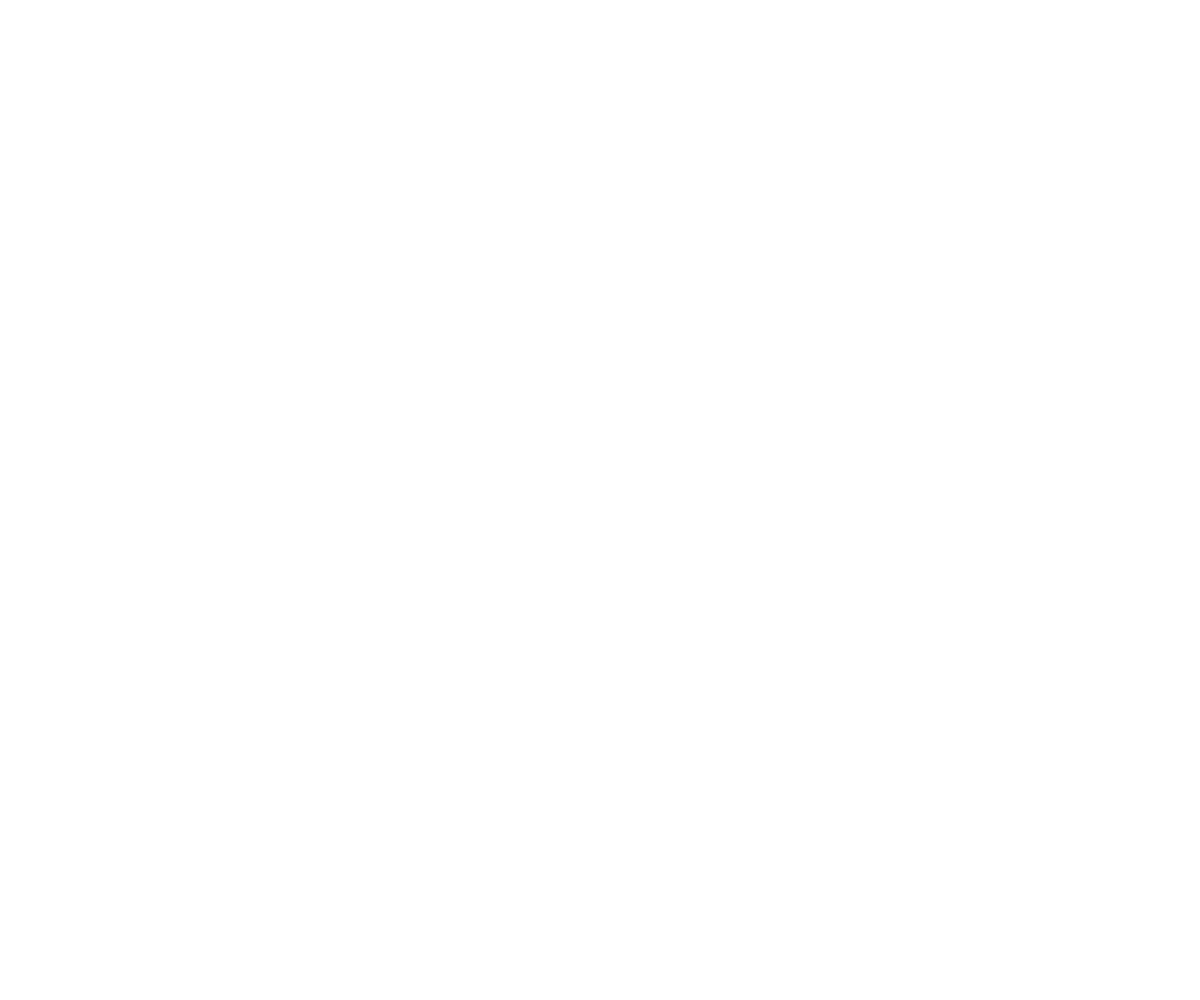
Frame 1 (no input)
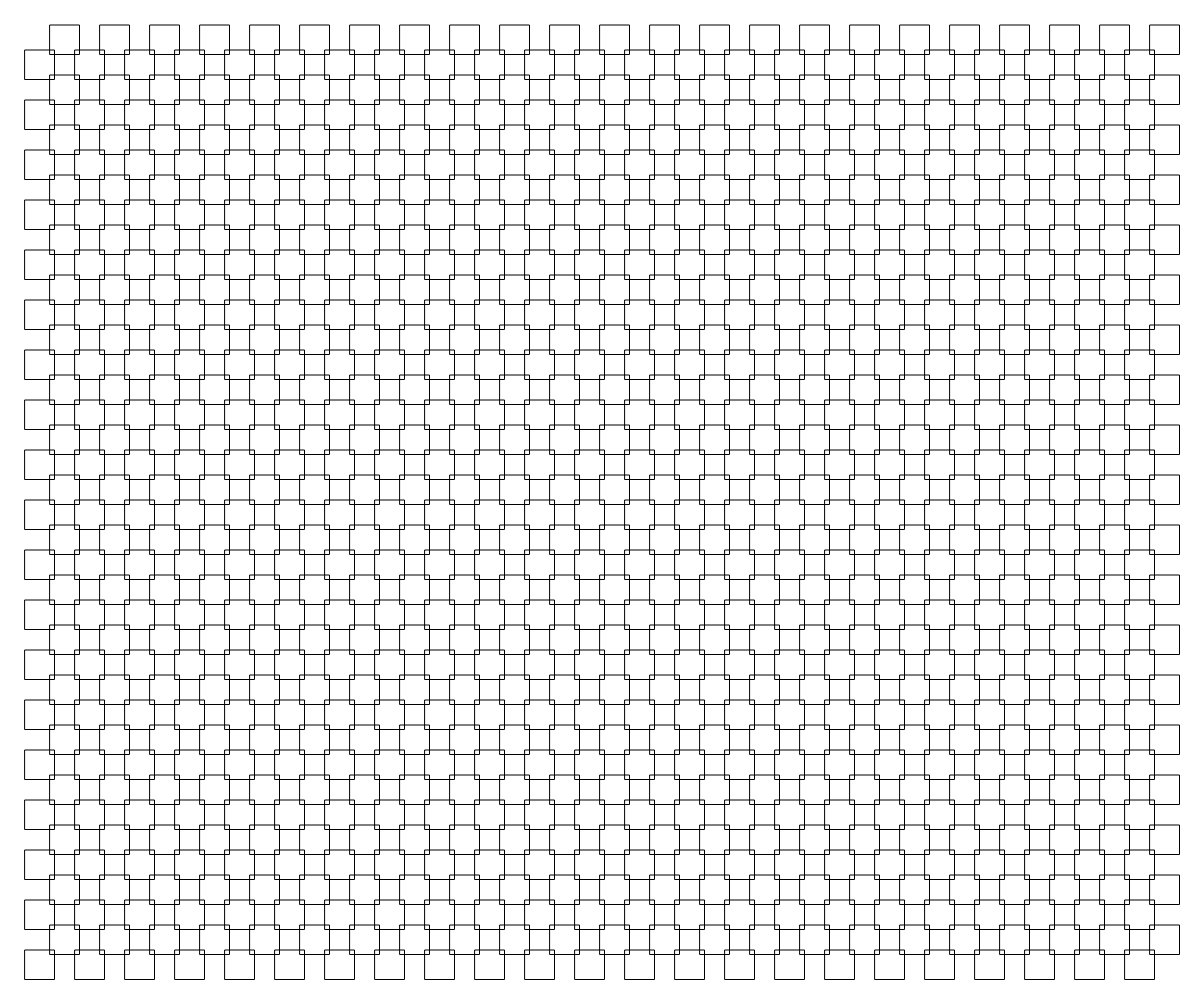
Frame 60 (no input)
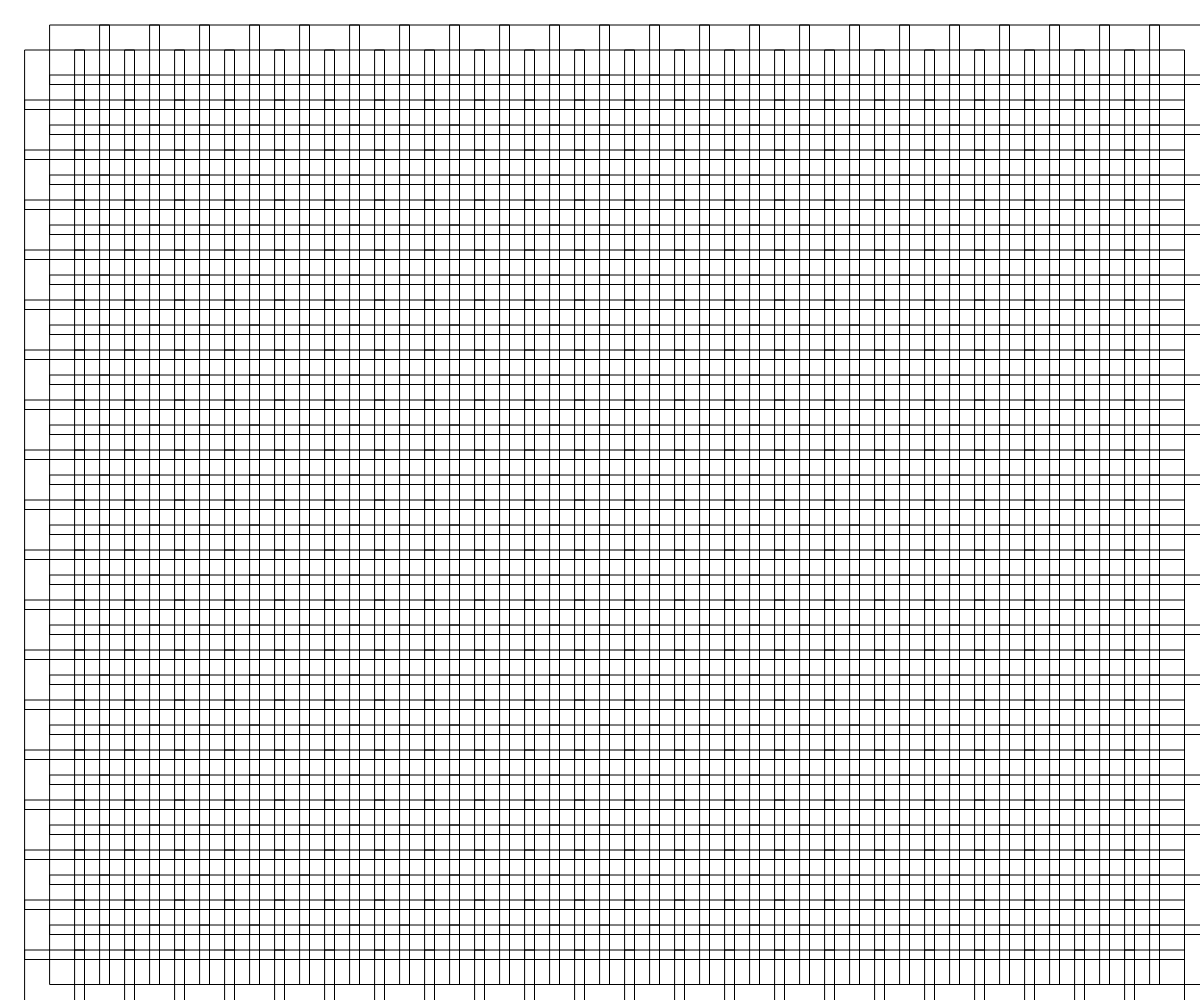
Frame 120 (the mouse pressed at the canvas centre since frame 60)

The p5.js sketch that drew these frames (run headless with seeded random() and noise() and a simulated clock; from frame 60 on, the mouse is pressed at the canvas centre):

// p5.js sketch
// ── sketch.js
//credit: http://www.openprocessing.org/sketch/228000
//sketch07
var r = 0;
var status = "up";

function setup() {
 createCanvas(windowWidth, windowHeight);   //create a drawing canvas
 noFill();
 //frameRate(5);
}

function draw() {
  background(255);
  for (var xcor = 0; xcor < width-50; xcor += 50){   
    for (var ycor = 0; ycor < height-50; ycor += 50){  
       drawSomething(xcor, ycor);  
     }
  }   
  
  //to keep increasing or decreasing the ellipses
  
  if (status == "up") {
  	r+=0.01;   //increase the size at a time   
  }else{
  	r-=0.01;
  }
  
  //if it reaches certain size, change the direction
  if (r > 40){    //until r reaches a certain number, reset r
   status = "down";
  }else if (r < 0) {
   status = "up";
  }
   console.log(r);    
}

function drawSomething(x, y) {   // total horizontal ellipses (x axis = width/50); total vertical ellipses 19 (y axis = height/50) ) x2 ellipses (draw 2 ellipses at a time, see below) 
  rect(x+50, y+25, 50*r, 50*r);  //try to change with rect to see the effect
  rect(x+25, y+50, 50*r, 50*r);
}

// ── sketch_original.js
//credit: http://www.openprocessing.org/sketch/228000
//sketch07
var r = 0;
var status = "up";

function setup() {
 createCanvas(windowWidth, windowHeight);   //create a drawing canvas
 noFill();
 //frameRate(5);
}

function draw() {
  background(255);
  for (var xcor = 0; xcor < width-50; xcor += 50){   
    for (var ycor = 0; ycor < height-50; ycor += 50){  
       drawSomething(xcor, ycor);  
     }
  }   
  
  //to keep increasing or decreasing the ellipses
  
  if (status == "up") {
  	r+=0.01;   //increase the size at a time   
  }else{
  	r-=0.01;
  }
  
  //if it reaches certain size, change the direction
  if (r > 40){    //until r reaches a certain number, reset the status
   status = "down";
  }else if (r < 0) {
   status = "up";
  }
   console.log(r);    
}

function drawSomething(x, y) {   // total horizontal ellipses (x axis = width/50); total vertical ellipses 19 (y axis = height/50) ) x2 ellipses (draw 2 ellipses at a time, see below) 
  ellipse(x+50, y+25, 50*r, 50*r);  //try to change with rect to see the effect
  ellipse(x+25, y+50, 50*r, 50*r);
}
